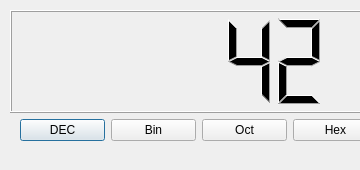
<?xml version="1.0" encoding="UTF-8"?>
<ui version="4.0">
 <class>Visor</class>
 <widget class="QDialog" name="Visor">
  <property name="geometry">
   <rect>
    <x>0</x>
    <y>0</y>
    <width>360</width>
    <height>170</height>
   </rect>
  </property>
  <property name="minimumSize">
   <size>
    <width>360</width>
    <height>170</height>
   </size>
  </property>
  <property name="maximumSize">
   <size>
    <width>360</width>
    <height>170</height>
   </size>
  </property>
  <property name="windowTitle">
   <string>Visor</string>
  </property>
  <widget class="QWidget" name="verticalLayoutWidget">
   <property name="geometry">
    <rect>
     <x>0</x>
     <y>10</y>
     <width>398</width>
     <height>131</height>
    </rect>
   </property>
   <layout class="QVBoxLayout" name="ley_ver_principal">
    <property name="leftMargin">
     <number>10</number>
    </property>
    <property name="rightMargin">
     <number>10</number>
    </property>
    <item>
     <widget class="QLCDNumber" name="lcd_numero">
      <property name="intValue" stdset="0">
       <number>42</number>
      </property>
     </widget>
    </item>
    <item>
     <layout class="QHBoxLayout" name="lay_hor_botones">
      <property name="leftMargin">
       <number>10</number>
      </property>
      <property name="rightMargin">
       <number>10</number>
      </property>
      <item>
       <widget class="QPushButton" name="btn_decimal">
        <property name="text">
         <string>DEC</string>
        </property>
       </widget>
      </item>
      <item>
       <widget class="QPushButton" name="btn_binario">
        <property name="text">
         <string>Bin</string>
        </property>
       </widget>
      </item>
      <item>
       <widget class="QPushButton" name="btn_octal">
        <property name="text">
         <string>Oct</string>
        </property>
       </widget>
      </item>
      <item>
       <widget class="QPushButton" name="btn_hexadecimal">
        <property name="text">
         <string>Hex</string>
        </property>
       </widget>
      </item>
     </layout>
    </item>
   </layout>
  </widget>
 </widget>
 <resources/>
 <connections/>
</ui>
